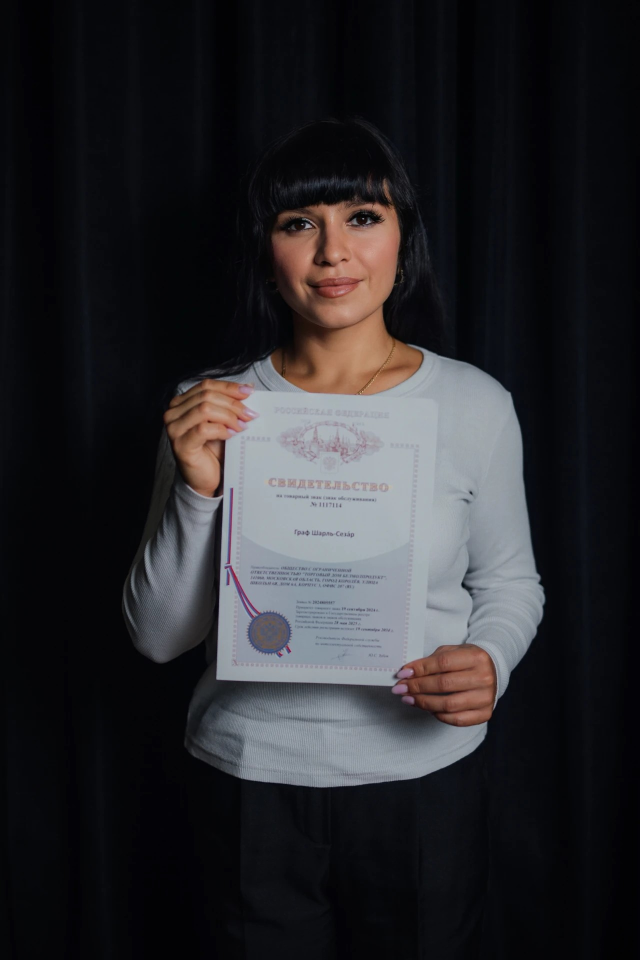
#> input picture originals/certificate-original.jpg, 1279 x 1920 px (shown at 1/2 size); the run also reads 1 picture not shown here
$ python build_certificate_webp.py
#> lines starting #> are read from the running program, lines starting #| are printed output that depends on the picture
#> in main, im is the input picture: PIL image 1279x1920 RGB; mean R, G, B 40.9, 40.3, 43.5
#!/usr/bin/env python3
"""One-off: certificate hero WebP from owner JPEG (dark background, full figure)."""

from __future__ import annotations

import io
import sys
from pathlib import Path

from PIL import Image

REPO = Path(__file__).resolve().parent.parent
SRC = REPO / "originals/certificate-original.jpg"
DEST = REPO / "template/images/services-v4/specialist-certificate.webp"
TARGET = (800, 1200)
TARGET_RATIO = TARGET[0] / TARGET[1]
MAX_BYTES = 180 * 1024


def cover_crop(im: Image.Image, top_frac: float, height_frac: float) -> Image.Image:
#> called with top_frac = 0, height_frac = 0.94
    w, h = im.size
#> w = 1279; h = 1920
    crop_h = max(1, min(h, int(h * height_frac)))
#> crop_h = 1804
    crop_w = int(crop_h * TARGET_RATIO)
#> crop_w = 1202
    if crop_w > w:
        crop_w = w
        crop_h = int(crop_w / TARGET_RATIO)
    x0 = (w - crop_w) // 2
#> x0 = 38
    y0 = min(max(0, int(h * top_frac)), h - crop_h)
#> y0 = 0
    return im.crop((x0, y0, x0 + crop_w, y0 + crop_h))
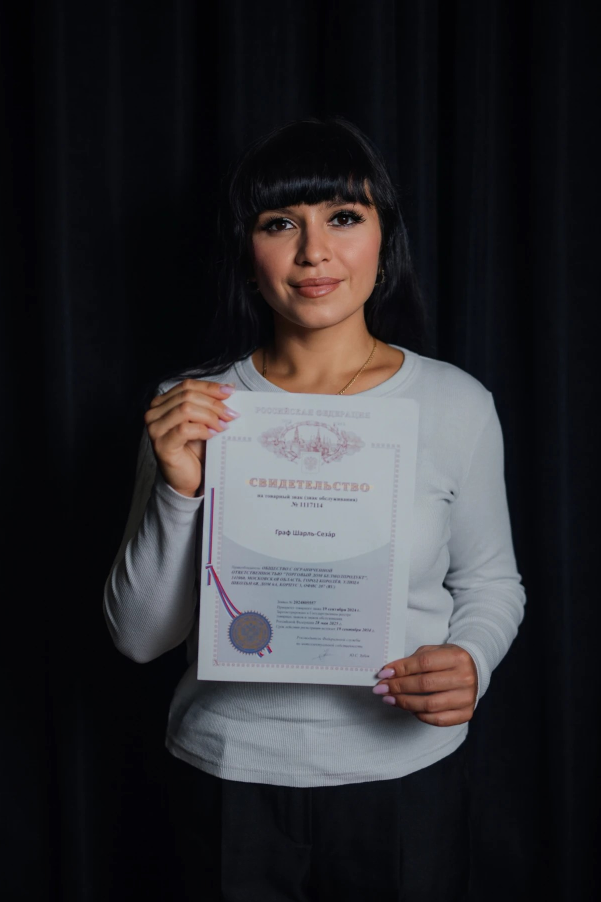
#> returned value: PIL image 1202x1804 RGB (shown at 1/2 size); mean R, G, B 45.6, 44.8, 48


def save_webp(im: Image.Image, dest: Path) -> int:
    im = im.convert("RGB").resize(TARGET, Image.Resampling.LANCZOS)
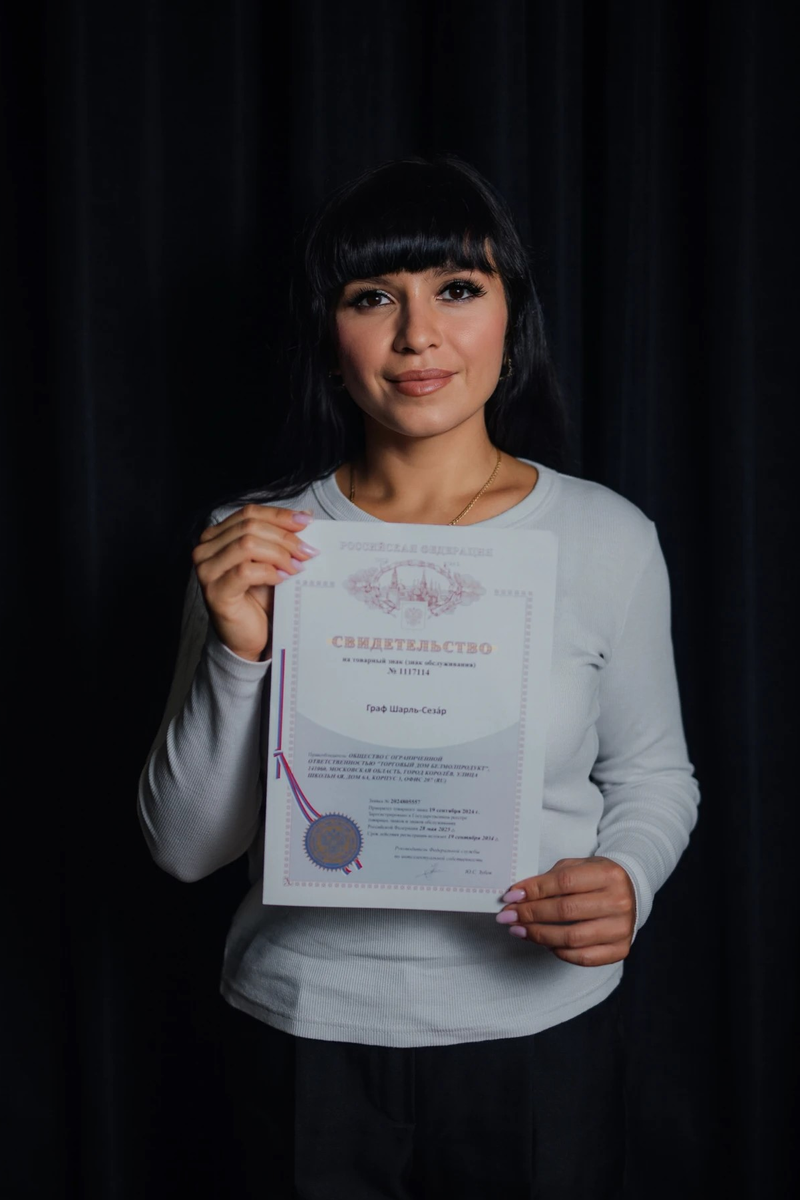
#> im: PIL image 800x1200 RGB; mean R, G, B 45.6, 44.8, 48
    quality = 82
    while quality >= 68:
        buf = io.BytesIO()
        im.save(buf, "WEBP", quality=quality, method=6)
        if buf.tell() <= MAX_BYTES:
            dest.write_bytes(buf.getvalue())
            return buf.tell()
        quality -= 4
#> after the loop, quality = 82
    dest.write_bytes(buf.getvalue())
    return buf.tell()


def main() -> int:
    if not SRC.is_file():
        print("missing", SRC, file=sys.stderr)
        return 1
    im = Image.open(SRC)
    framed = cover_crop(im, top_frac=0.0, height_frac=0.94)
    nbytes = save_webp(framed, DEST)
#> nbytes = 28466
    meta = Image.open(DEST)
    print(f"OK {DEST.name} {meta.size} {meta.mode} {nbytes // 1024} KiB")
#| OK specialist-certificate.webp (800, 1200) RGB 27 KiB
    SRC.unlink()
    print("removed", SRC)
    return 0


if __name__ == "__main__":
    raise SystemExit(main())
#> (the program exits here)
